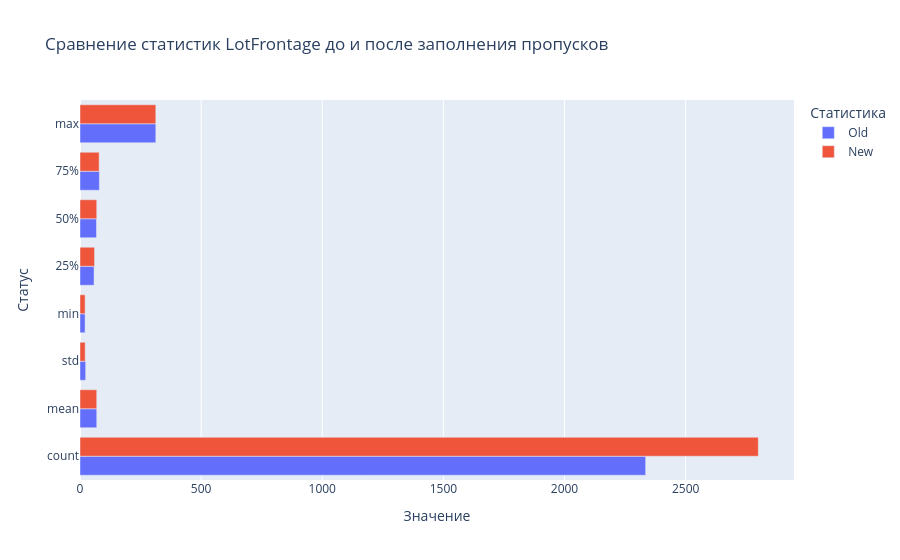

Notebook cell for this chart:
### Code cell
# и заодно интерактивный

fig = px.bar(d, 
             orientation='h',
             title='Сравнение статистик LotFrontage до и после заполнения пропусков',
             labels={'value': 'Значение', 'variable': 'Статистика', 'index': 'Статус'},
             barmode='group')

fig.show()

### Figure 1 — Plotly figure (JSON) as saved in the notebook; plotly's stock layout.template omitted (floating-point values rounded to 4 significant figures)
{"data": [{"alignmentgroup": "True", "hovertemplate": "Статистика=Old<br>Значение=%{x}<br>Статус=%{y}<extra></extra>", "legendgroup": "Old", "marker": {"color": "#636efa", "pattern": {"shape": ""}}, "name": "Old", "offsetgroup": "Old", "orientation": "h", "showlegend": true, "textposition": "auto", "type": "bar", "x": [2335.0, 69.12, 23.38, 21.0, 58.0, 68.0, 80.0, 313.0], "xaxis": "x", "y": ["count", "mean", "std", "min", "25%", "50%", "75%", "max"], "yaxis": "y"}, {"alignmentgroup": "True", "hovertemplate": "Статистика=New<br>Значение=%{x}<br>Статус=%{y}<extra></extra>", "legendgroup": "New", "marker": {"color": "#EF553B", "pattern": {"shape": ""}}, "name": "New", "offsetgroup": "New", "orientation": "h", "showlegend": true, "textposition": "auto", "type": "bar", "x": [2800.0, 69.12, 21.35, 21.0, 60.0, 69.12, 79.0, 313.0], "xaxis": "x", "y": ["count", "mean", "std", "min", "25%", "50%", "75%", "max"], "yaxis": "y"}], "layout": {"barmode": "group", "legend": {"title": {"text": "Статистика"}, "tracegroupgap": 0}, "title": {"text": "Сравнение статистик LotFrontage до и после заполнения пропусков"}, "xaxis": {"anchor": "y", "domain": [0, 1], "title": {"text": "Значение"}}, "yaxis": {"anchor": "x", "domain": [0, 1], "title": {"text": "Статус"}}}}
